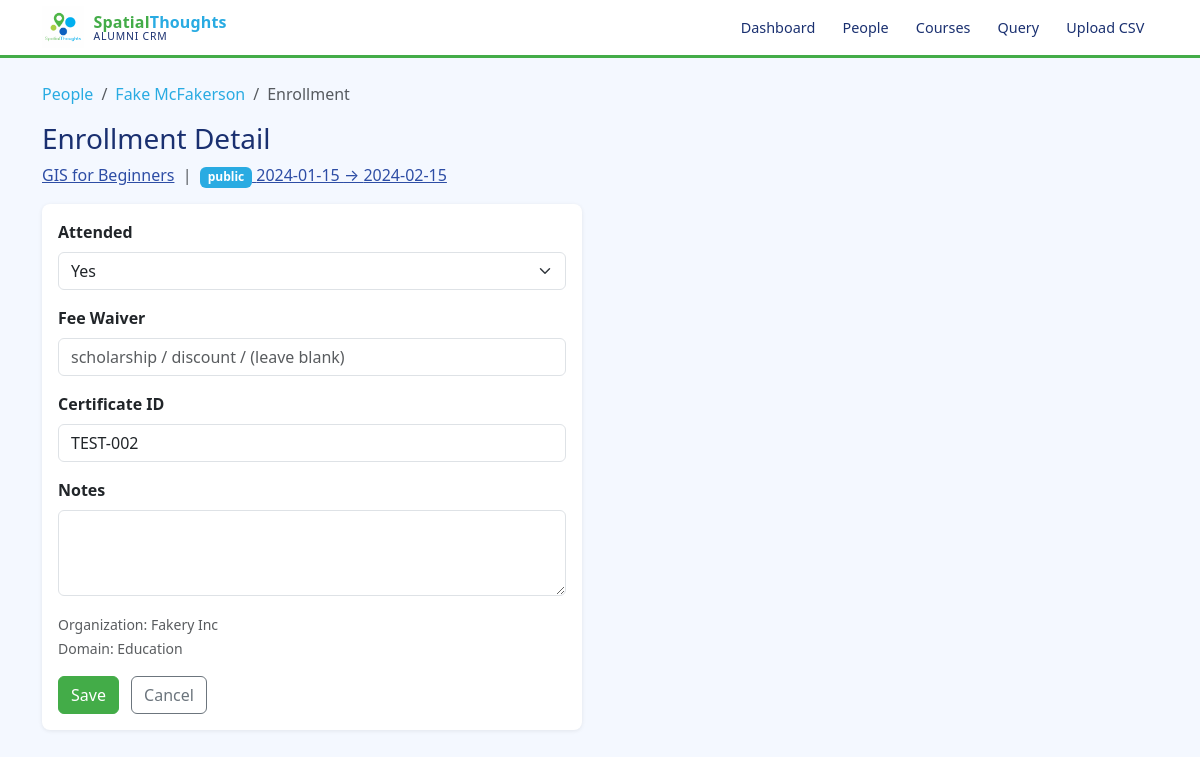
The page /enrollments/2 on the database its author committed.
### tables this page shows
CREATE TABLE people (
    id INTEGER PRIMARY KEY,
    first_name TEXT,
    last_name TEXT,
    primary_email TEXT UNIQUE,
    primary_phone TEXT,
    city TEXT,
    country TEXT,
    social_media TEXT,
    notes TEXT,
    organization TEXT
);

CREATE TABLE courses (
    id TEXT PRIMARY KEY,
    name TEXT UNIQUE NOT NULL,
    description TEXT
);

CREATE TABLE batches (
    id TEXT PRIMARY KEY,
    course_id TEXT NOT NULL REFERENCES courses(id),
    batch_type TEXT NOT NULL,
    start_date TEXT,
    end_date TEXT,
    notes TEXT
);

CREATE TABLE enrollments (
    id INTEGER PRIMARY KEY,
    person_id INTEGER NOT NULL REFERENCES people(id),
    batch_id TEXT NOT NULL REFERENCES batches(id),
    attended INTEGER NOT NULL DEFAULT 0,
    fee_waiver TEXT,
    organization TEXT,
    phone TEXT,
    domain TEXT,
    notes TEXT,
    UNIQUE(person_id, batch_id)
);

CREATE TABLE certifications (
    id INTEGER PRIMARY KEY,
    person_id INTEGER NOT NULL REFERENCES people(id),
    batch_id TEXT NOT NULL REFERENCES batches(id),
    certificate_id TEXT,
    certificate_url TEXT,
    issue_date TEXT,
    UNIQUE(person_id, batch_id)
);

### app.py (the view, shortened to what this page needs)
@app.route("/enrollments/<int:eid>", methods=["GET", "POST"])
def enrollment(eid):
    database = _db.get_db()
    row = database.execute(
        """
        SELECT e.id, e.attended, e.fee_waiver, e.organization, e.phone, e.domain, e.notes,
               p.first_name, p.last_name, p.id as person_id,
               b.start_date, b.end_date, b.batch_type, b.id as batch_id,
               c.name as course_name, c.id as course_id,
               cert.certificate_id, cert.id as cert_id
        FROM enrollments e
        JOIN people p ON p.id = e.person_id
        JOIN batches b ON b.id = e.batch_id
        JOIN courses c ON c.id = b.course_id
        LEFT JOIN certifications cert
            ON cert.person_id = e.person_id AND cert.batch_id = e.batch_id
        WHERE e.id = ?
        """,
        (eid,),
    ).fetchone()
    if not row:
        return "Enrollment not found", 404
    return render_template("enrollment.html", enrollment=row)

### db.py (called while the page is built)
def get_db():
    if "db" not in g:
        g.db = sqlite3.connect(
            current_app.config["DATABASE"],
            detect_types=sqlite3.PARSE_DECLTYPES,
        )
        g.db.row_factory = sqlite3.Row
        g.db.execute("PRAGMA foreign_keys = ON")
    return g.db

### templates/enrollment.html (shortened to what this page needs)
{% extends "base.html" %}
{% block content %}
<nav aria-label="breadcrumb">
  <ol class="breadcrumb">
    <li class="breadcrumb-item"><a href="{{ url_for('people') }}">People</a></li>
    <li class="breadcrumb-item"><a href="{{ url_for('person', pid=enrollment.person_id) }}">{{ enrollment.first_name }} {{ enrollment.last_name }}</a></li>
    <li class="breadcrumb-item active">Enrollment</li>
  </ol>
</nav>
<h3>Enrollment Detail</h3>
<p class="text-muted">
  <a href="{{ url_for('course', cid=enrollment.course_id) }}">{{ enrollment.course_name }}</a>
  &nbsp;|&nbsp;
  <a href="{{ url_for('batch', bid=enrollment.batch_id) }}">
    <span class="badge bg-{{ 'info' if enrollment.batch_type == 'public' else 'secondary' }}">{{ enrollment.batch_type }}</span>
    {{ enrollment.start_date or '?' }} → {{ enrollment.end_date or '?' }}
  </a>
</p>
<div class="card" style="max-width:540px;">
  <div class="card-body">
    <form method="post">
      <div class="mb-3">
        <label class="form-label fw-semibold">Attended</label>
        <select name="attended" class="form-select">
          <option value="1" {% if enrollment.attended %}selected{% endif %}>Yes</option>
        </select>
      </div>
      <div class="mb-3">
        <label class="form-label fw-semibold">Fee Waiver</label>
        <input type="text" name="fee_waiver" class="form-control" value="{{ enrollment.fee_waiver or '' }}"
               placeholder="scholarship / discount / (leave blank)">
      </div>
      <div class="mb-3">
        <label class="form-label fw-semibold">Certificate ID</label>
        <input type="text" name="certificate_id" class="form-control" value="{{ enrollment.certificate_id or '' }}"
               placeholder="e.g. QGIS-1234">
      </div>
      <div class="mb-3">
        <label class="form-label fw-semibold">Notes</label>
        <textarea name="notes" class="form-control" rows="3">{{ enrollment.notes or '' }}</textarea>
      </div>
      <div class="mb-3">
        <small class="text-muted">Organization: {{ enrollment.organization or '—' }}</small><br>
        <small class="text-muted">Domain: {{ enrollment.domain or '—' }}</small>
      </div>
      <button type="submit" class="btn btn-primary">Save</button>
      <a href="{{ url_for('person', pid=enrollment.person_id) }}" class="btn btn-outline-secondary ms-2">Cancel</a>
    </form>
  </div>
</div>
{% endblock %}

### static/style.css (style rules this page uses)
:root { --st-green: #43AC48; --st-lime: #95C11F; --st-sky: #29ABE2; --st-navy: #2D4DA5; --st-dark: #1a3070; --st-light: #f4f8ff; }
body { background-color: var(--st-light); color: #222; }
a { color: var(--st-navy); }
.btn-primary { background-color: var(--st-green); border-color: var(--st-green); color: #fff; }
.badge.bg-info { background-color: var(--st-sky) !important; }
.card { border: none; box-shadow: 0 1px 4px rgba(0,0,0,.08); border-radius: 8px; }
.breadcrumb-item a { color: var(--st-sky); text-decoration: none; }
h2, h3, h5 { color: var(--st-dark); }

### rows shown on the page
people: first_name "Fake", last_name "McFakerson"
courses: course_name "GIS for Beginners"
batches: batch_type "public", start_date "2024-01-15", end_date "2024-02-15"
enrollments: attended "Yes", organization "Fakery Inc", domain "Education"
certifications: certificate_id "TEST-002"
